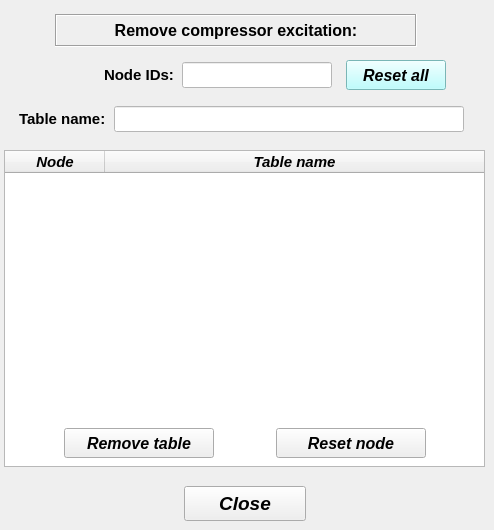
    <widget class="QWidget" name="tab_remove">
     <attribute name="title">
      <string>Remove</string>
     </attribute>
     <widget class="QLabel" name="label_29">
      <property name="geometry">
       <rect>
        <x>55</x>
        <y>14</y>
        <width>362</width>
        <height>33</height>
       </rect>
      </property>
      <property name="font">
       <font>
        <family>Arial</family>
        <pointsize>12</pointsize>
        <weight>75</weight>
        <italic>false</italic>
        <bold>true</bold>
       </font>
      </property>
      <property name="frameShape">
       <enum>QFrame::Box</enum>
      </property>
      <property name="frameShadow">
       <enum>QFrame::Sunken</enum>
      </property>
      <property name="text">
       <string>Remove compressor excitation:</string>
      </property>
      <property name="textFormat">
       <enum>Qt::AutoText</enum>
      </property>
      <property name="alignment">
       <set>Qt::AlignCenter</set>
      </property>
     </widget>
     <widget class="QPushButton" name="pushButton_remove_table">
      <property name="geometry">
       <rect>
        <x>64</x>
        <y>428</y>
        <width>150</width>
        <height>30</height>
       </rect>
      </property>
      <property name="minimumSize">
       <size>
        <width>150</width>
        <height>30</height>
       </size>
      </property>
      <property name="maximumSize">
       <size>
        <width>150</width>
        <height>30</height>
       </size>
      </property>
      <property name="font">
       <font>
        <family>Arial</family>
        <pointsize>12</pointsize>
        <weight>75</weight>
        <italic>true</italic>
        <bold>true</bold>
       </font>
      </property>
      <property name="text">
       <string>Remove table</string>
      </property>
     </widget>
     <widget class="QTreeWidget" name="treeWidget_compressor_excitation">
      <property name="geometry">
       <rect>
        <x>4</x>
        <y>150</y>
        <width>481</width>
        <height>317</height>
       </rect>
      </property>
      <property name="minimumSize">
       <size>
        <width>0</width>
        <height>0</height>
       </size>
      </property>
      <property name="maximumSize">
       <size>
        <width>1000</width>
        <height>1000</height>
       </size>
      </property>
      <property name="font">
       <font>
        <family>Arial</family>
        <pointsize>11</pointsize>
        <weight>50</weight>
        <italic>true</italic>
        <bold>false</bold>
       </font>
      </property>
      <property name="frameShape">
       <enum>QFrame::StyledPanel</enum>
      </property>
      <property name="frameShadow">
       <enum>QFrame::Sunken</enum>
      </property>
      <property name="indentation">
       <number>0</number>
      </property>
      <column>
       <property name="text">
        <string>Node</string>
       </property>
       <property name="font">
        <font>
         <family>Arial</family>
         <pointsize>11</pointsize>
         <weight>75</weight>
         <italic>true</italic>
         <bold>true</bold>
        </font>
       </property>
       <property name="textAlignment">
        <set>AlignCenter</set>
       </property>
      </column>
      <column>
       <property name="text">
        <string>Table name</string>
       </property>
       <property name="font">
        <font>
         <family>Arial</family>
         <pointsize>11</pointsize>
         <weight>75</weight>
         <italic>true</italic>
         <bold>true</bold>
        </font>
       </property>
       <property name="textAlignment">
        <set>AlignCenter</set>
       </property>
      </column>
     </widget>
     <widget class="QPushButton" name="pushButton_reset_all">
      <property name="geometry">
       <rect>
        <x>346</x>
        <y>60</y>
        <width>100</width>
        <height>30</height>
       </rect>
      </property>
      <property name="minimumSize">
       <size>
        <width>100</width>
        <height>30</height>
       </size>
      </property>
      <property name="maximumSize">
       <size>
        <width>100</width>
        <height>30</height>
       </size>
      </property>
      <property name="font">
       <font>
        <family>Arial</family>
        <pointsize>12</pointsize>
        <weight>75</weight>
        <italic>true</italic>
        <bold>true</bold>
       </font>
      </property>
      <property name="styleSheet">
       <string notr="true">background-color: rgb(170, 255, 255);</string>
      </property>
      <property name="text">
       <string>Reset all</string>
      </property>
     </widget>
     <widget class="QLineEdit" name="lineEdit_id_labels_node_IDs">
      <property name="enabled">
       <bool>false</bool>
      </property>
      <property name="geometry">
       <rect>
        <x>68</x>
        <y>62</y>
        <width>110</width>
        <height>26</height>
       </rect>
      </property>
      <property name="palette">
       <palette>
        <active>
         <colorrole role="WindowText">
          <brush brushstyle="SolidPattern">
           <color alpha="255">
            <red>0</red>
            <green>0</green>
            <blue>0</blue>
           </color>
          </brush>
         </colorrole>
         <colorrole role="Dark">
          <brush brushstyle="SolidPattern">
           <color alpha="255">
            <red>0</red>
            <green>0</green>
            <blue>0</blue>
           </color>
          </brush>
         </colorrole>
         <colorrole role="Text">
          <brush brushstyle="SolidPattern">
           <color alpha="255">
            <red>0</red>
            <green>0</green>
            <blue>0</blue>
           </color>
          </brush>
         </colorrole>
         <colorrole role="ButtonText">
          <brush brushstyle="SolidPattern">
           <color alpha="255">
            <red>0</red>
            <green>0</green>
            <blue>0</blue>
           </color>
          </brush>
         </colorrole>
        </active>
        <inactive>
         <colorrole role="WindowText">
          <brush brushstyle="SolidPattern">
           <color alpha="255">
            <red>0</red>
            <green>0</green>
            <blue>0</blue>
           </color>
          </brush>
         </colorrole>
         <colorrole role="Dark">
          <brush brushstyle="SolidPattern">
           <color alpha="255">
            <red>0</red>
            <green>0</green>
            <blue>0</blue>
           </color>
          </brush>
         </colorrole>
         <colorrole role="Text">
          <brush brushstyle="SolidPattern">
           <color alpha="255">
            <red>0</red>
            <green>0</green>
            <blue>0</blue>
           </color>
          </brush>
         </colorrole>
         <colorrole role="ButtonText">
          <brush brushstyle="SolidPattern">
           <color alpha="255">
            <red>0</red>
            <green>0</green>
            <blue>0</blue>
           </color>
          </brush>
         </colorrole>
        </inactive>
        <disabled>
         <colorrole role="WindowText">
          <brush brushstyle="SolidPattern">
           <color alpha="255">
            <red>0</red>
            <green>0</green>
            <blue>0</blue>
           </color>
          </brush>
         </colorrole>
         <colorrole role="Dark">
          <brush brushstyle="SolidPattern">
           <color alpha="255">
            <red>0</red>
            <green>0</green>
            <blue>0</blue>
           </color>
          </brush>
         </colorrole>
         <colorrole role="Text">
          <brush brushstyle="SolidPattern">
           <color alpha="255">
            <red>0</red>
            <green>0</green>
            <blue>0</blue>
           </color>
          </brush>
         </colorrole>
         <colorrole role="ButtonText">
          <brush brushstyle="SolidPattern">
           <color alpha="255">
            <red>0</red>
            <green>0</green>
            <blue>0</blue>
           </color>
          </brush>
         </colorrole>
        </disabled>
       </palette>
      </property>
      <property name="font">
       <font>
        <family>Arial</family>
        <pointsize>11</pointsize>
        <weight>75</weight>
        <italic>false</italic>
        <bold>true</bold>
       </font>
      </property>
      <property name="focusPolicy">
       <enum>Qt::ClickFocus</enum>
      </property>
      <property name="autoFillBackground">
       <bool>false</bool>
      </property>
      <property name="text">
       <string>Node IDs:</string>
      </property>
      <property name="frame">
       <bool>false</bool>
      </property>
      <property name="alignment">
       <set>Qt::AlignRight|Qt::AlignTrailing|Qt::AlignVCenter</set>
      </property>
     </widget>
     <widget class="QLineEdit" name="lineEdit_node_ID_info">
      <property name="enabled">
       <bool>false</bool>
      </property>
      <property name="geometry">
       <rect>
        <x>182</x>
        <y>62</y>
        <width>150</width>
        <height>26</height>
       </rect>
      </property>
      <property name="font">
       <font>
        <family>Arial</family>
        <pointsize>11</pointsize>
        <weight>75</weight>
        <italic>false</italic>
        <bold>true</bold>
       </font>
      </property>
      <property name="focusPolicy">
       <enum>Qt::ClickFocus</enum>
      </property>
      <property name="styleSheet">
       <string notr="true">background-color: rgb(255, 255, 255);
color: rgb(0, 0, 0);</string>
      </property>
      <property name="alignment">
       <set>Qt::AlignCenter</set>
      </property>
     </widget>
     <widget class="QLineEdit" name="lineEdit_table_name_">
      <property name="enabled">
       <bool>false</bool>
      </property>
      <property name="geometry">
       <rect>
        <x>10</x>
        <y>106</y>
        <width>99</width>
        <height>26</height>
       </rect>
      </property>
      <property name="palette">
       <palette>
        <active>
         <colorrole role="WindowText">
          <brush brushstyle="SolidPattern">
           <color alpha="255">
            <red>0</red>
            <green>0</green>
            <blue>0</blue>
           </color>
          </brush>
         </colorrole>
         <colorrole role="Dark">
          <brush brushstyle="SolidPattern">
           <color alpha="255">
            <red>0</red>
            <green>0</green>
            <blue>0</blue>
           </color>
          </brush>
         </colorrole>
         <colorrole role="Text">
          <brush brushstyle="SolidPattern">
           <color alpha="255">
            <red>0</red>
            <green>0</green>
            <blue>0</blue>
           </color>
          </brush>
         </colorrole>
         <colorrole role="ButtonText">
          <brush brushstyle="SolidPattern">
           <color alpha="255">
            <red>0</red>
            <green>0</green>
            <blue>0</blue>
           </color>
          </brush>
         </colorrole>
        </active>
        <inactive>
         <colorrole role="WindowText">
          <brush brushstyle="SolidPattern">
           <color alpha="255">
            <red>0</red>
            <green>0</green>
            <blue>0</blue>
           </color>
          </brush>
         </colorrole>
         <colorrole role="Dark">
          <brush brushstyle="SolidPattern">
           <color alpha="255">
            <red>0</red>
            <green>0</green>
            <blue>0</blue>
           </color>
          </brush>
         </colorrole>
         <colorrole role="Text">
          <brush brushstyle="SolidPattern">
           <color alpha="255">
            <red>0</red>
            <green>0</green>
            <blue>0</blue>
           </color>
          </brush>
         </colorrole>
         <colorrole role="ButtonText">
          <brush brushstyle="SolidPattern">
           <color alpha="255">
            <red>0</red>
            <green>0</green>
            <blue>0</blue>
           </color>
          </brush>
         </colorrole>
        </inactive>
        <disabled>
         <colorrole role="WindowText">
          <brush brushstyle="SolidPattern">
           <color alpha="255">
            <red>0</red>
            <green>0</green>
            <blue>0</blue>
           </color>
          </brush>
         </colorrole>
         <colorrole role="Dark">
          <brush brushstyle="SolidPattern">
           <color alpha="255">
            <red>0</red>
            <green>0</green>
            <blue>0</blue>
           </color>
          </brush>
         </colorrole>
         <colorrole role="Text">
          <brush brushstyle="SolidPattern">
           <color alpha="255">
            <red>0</red>
            <green>0</green>
            <blue>0</blue>
           </color>
          </brush>
         </colorrole>
         <colorrole role="ButtonText">
          <brush brushstyle="SolidPattern">
           <color alpha="255">
            <red>0</red>
            <green>0</green>
            <blue>0</blue>
           </color>
          </brush>
         </colorrole>
        </disabled>
       </palette>
      </property>
      <property name="font">
       <font>
        <family>Arial</family>
        <pointsize>11</pointsize>
        <weight>75</weight>
        <italic>false</italic>
        <bold>true</bold>
       </font>
      </property>
      <property name="focusPolicy">
       <enum>Qt::ClickFocus</enum>
      </property>
      <property name="autoFillBackground">
       <bool>false</bool>
      </property>
      <property name="text">
       <string>Table name:</string>
      </property>
      <property name="frame">
       <bool>false</bool>
      </property>
      <property name="alignment">
       <set>Qt::AlignRight|Qt::AlignTrailing|Qt::AlignVCenter</set>
      </property>
     </widget>
     <widget class="QLineEdit" name="lineEdit_table_name_info">
      <property name="enabled">
       <bool>false</bool>
      </property>
      <property name="geometry">
       <rect>
        <x>114</x>
        <y>106</y>
        <width>350</width>
        <height>26</height>
       </rect>
      </property>
      <property name="minimumSize">
       <size>
        <width>350</width>
        <height>26</height>
       </size>
      </property>
      <property name="maximumSize">
       <size>
        <width>350</width>
        <height>26</height>
       </size>
      </property>
      <property name="font">
       <font>
        <family>Arial</family>
        <pointsize>10</pointsize>
        <weight>75</weight>
        <italic>true</italic>
        <bold>true</bold>
       </font>
      </property>
      <property name="focusPolicy">
       <enum>Qt::ClickFocus</enum>
      </property>
      <property name="styleSheet">
       <string notr="true">background-color: rgb(255, 255, 255);
color: rgb(0, 0, 0);</string>
      </property>
      <property name="alignment">
       <set>Qt::AlignCenter</set>
      </property>
     </widget>
     <widget class="QPushButton" name="pushButton_reset_node">
      <property name="geometry">
       <rect>
        <x>276</x>
        <y>428</y>
        <width>150</width>
        <height>30</height>
       </rect>
      </property>
      <property name="minimumSize">
       <size>
        <width>150</width>
        <height>30</height>
       </size>
      </property>
      <property name="maximumSize">
       <size>
        <width>150</width>
        <height>30</height>
       </size>
      </property>
      <property name="font">
       <font>
        <family>Arial</family>
        <pointsize>12</pointsize>
        <weight>75</weight>
        <italic>true</italic>
        <bold>true</bold>
       </font>
      </property>
      <property name="text">
       <string>Reset node</string>
      </property>
     </widget>
     <widget class="QPushButton" name="pushButton_close">
      <property name="geometry">
       <rect>
        <x>184</x>
        <y>486</y>
        <width>122</width>
        <height>35</height>
       </rect>
      </property>
      <property name="minimumSize">
       <size>
        <width>122</width>
        <height>35</height>
       </size>
      </property>
      <property name="maximumSize">
       <size>
        <width>122</width>
        <height>35</height>
       </size>
      </property>
      <property name="font">
       <font>
        <family>Arial</family>
        <pointsize>14</pointsize>
        <weight>75</weight>
        <italic>true</italic>
        <bold>true</bold>
       </font>
      </property>
      <property name="styleSheet">
       <string notr="true"/>
      </property>
      <property name="text">
       <string>Close</string>
      </property>
     </widget>
     <zorder>treeWidget_compressor_excitation</zorder>
     <zorder>label_29</zorder>
     <zorder>pushButton_remove_table</zorder>
     <zorder>pushButton_reset_all</zorder>
     <zorder>lineEdit_id_labels_node_IDs</zorder>
     <zorder>lineEdit_node_ID_info</zorder>
     <zorder>lineEdit_table_name_</zorder>
     <zorder>lineEdit_table_name_info</zorder>
     <zorder>pushButton_reset_node</zorder>
     <zorder>pushButton_close</zorder>
    </widget>
